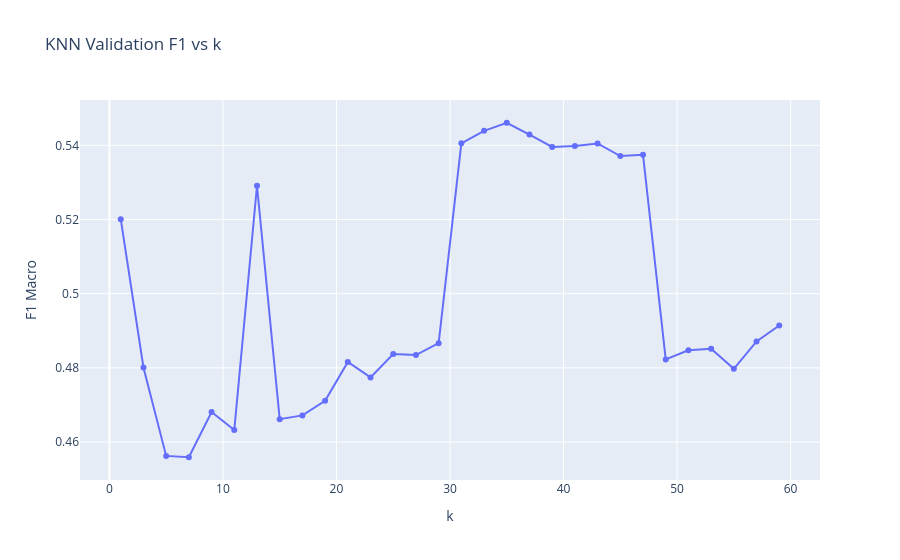

Notebook code cell kept with this figure:
### Markdown cell above
#### KNN

### Code cell
from sklearn.neighbors import KNeighborsClassifier
from sklearn.metrics import f1_score,accuracy_score
import numpy as np
import plotly.graph_objects as go

ks = range(1, 60, 2)

f1_scores = []

for k in ks:

    knn = KNeighborsClassifier(
        n_neighbors=k,
        n_jobs=-1
    )

    knn.fit(
        X_train_bal,
        y_train_bal
    )

    pred = knn.predict(X_val_scaled)

    score = f1_score(y_val,pred)

    f1_scores.append(score)

best_k = ks[np.argmax(f1_scores)]

print("Best k:", best_k)
print("Best Validation F1:", max(f1_scores))


fig = go.Figure()

fig.add_trace(
    go.Scatter(
        x=list(ks),
        y=f1_scores,
        mode="lines+markers",
        name="Validation F1"
    )
)

fig.update_layout(
    title="KNN Validation F1 vs k",
    xaxis_title="k",
    yaxis_title="F1 Macro"
)

fig.show()

### Figure 1 — Plotly figure (JSON) as saved in the notebook; plotly's stock layout.template omitted (floating-point values rounded to 4 significant figures)
{"data": [{"mode": "lines+markers", "name": "Validation F1", "type": "scatter", "x": [1, 3, 5, 7, 9, 11, 13, 15, 17, 19, 21, 23, 25, 27, 29, 31, 33, 35, 37, 39, 41, 43, 45, 47, 49, 51, 53, 55, 57, 59], "y": [0.5201, 0.4801, 0.4563, 0.4559, 0.4681, 0.4632, 0.5291, 0.4662, 0.4672, 0.4711, 0.4816, 0.4774, 0.4837, 0.4834, 0.4867, 0.5405, 0.5439, 0.5461, 0.5429, 0.5395, 0.5398, 0.5405, 0.5371, 0.5375, 0.4823, 0.4848, 0.4851, 0.4798, 0.4871, 0.4914]}], "layout": {"title": {"text": "KNN Validation F1 vs k"}, "xaxis": {"title": {"text": "k"}}, "yaxis": {"title": {"text": "F1 Macro"}}}}
